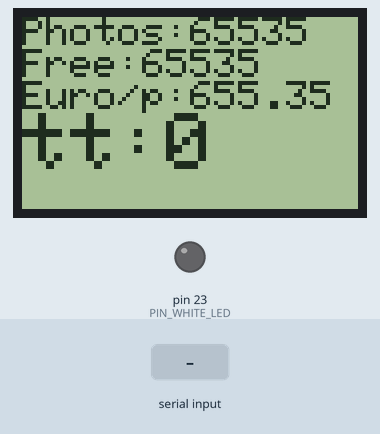
A sketch run on a simulated Arduino Mega 2560, built with avr-gcc and run on an emulated ATmega2560. Shown: 84×48 one-colour display, output pins drawn as LEDs (lit = HIGH). Inputs (shaded band) come from the test bench.

Above: at 1.2 s.
1.3 s: byte 78 (NB_PHOTO) received over Serial
At 2.4 s:
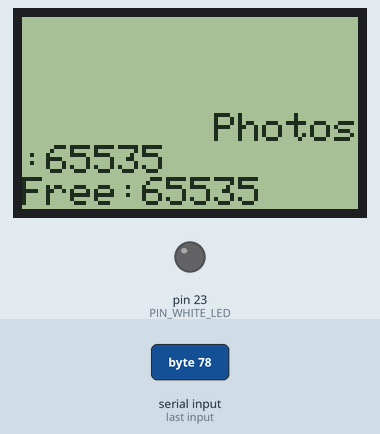
2.8 s: byte 82 (PHOTO_PRICE) received over Serial
At 3.4 s:
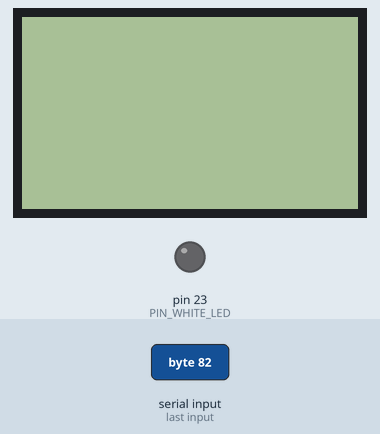
Timing chart, 0 to 5.8 s (numbered marks = the images above; inputs shaded):
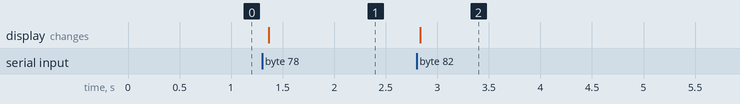

The sketch:

phototwixQT.ino
```cpp
#include <SPI.h>
#include <Adafruit_GFX.h>
#include <Adafruit_PCD8544.h>
#include <EEPROM.h>


#define PHOTO_BUTTON_PUSHED   'p'
#define PHOTO_BUTTON_RELEASE  'q'

#define PRINT_BUTTON_PUSHED   'r'
#define PRINT_BUTTON_RELEASE  's'

#define LED_ON                'O'
#define LED_OFF               'F'
#define LED_INTENSITY         'l' //folow by a chat representing the value

#define NB_PHOTO              'N'
#define PHOTO_PRICE           'R'
#define PHOTO_FREE            'G'

#define PIN_PHOTO_BUTTON  0
#define PIN_PRINT_BUTTON 1
#define PIN_WHITE_LED 23

#define NUMFLAKES 10
#define XPOS 0
#define YPOS 1
#define DELTAY 2

//EPPROM 0 : photo_price 1
//EPPROM 1 : photo_price 2
//EPPROM 2 : free_photos 1
//EPPROM 3 : free_photos 2
//EPPROM 4 : nb_photos 1
//EPPROM 5 : nb_photos 2

int previous_photo_status = HIGH;
int previous_print_status = HIGH;

String  inputString = "";
bool    stringComplete = false;
char    brightness = 255;
bool    ledOn = false;

float   photo_price;
unsigned int free_photos;
unsigned int nb_photos;

Adafruit_PCD8544 display = Adafruit_PCD8544(3, 4, 5);

void updateScreen() {
    unsigned int tmp = 0;
    tmp += EEPROM.read(0);
    tmp = tmp << 8;
    tmp += EEPROM.read(1);
    photo_price = tmp / 100.0;

    tmp = 0;
    tmp += EEPROM.read(2);
    tmp = tmp << 8;
    tmp += EEPROM.read(3);
    free_photos = tmp;

    tmp = 0;
    tmp += EEPROM.read(4);
    tmp = tmp << 8;
    tmp += EEPROM.read(5);
    nb_photos = tmp;


    display.clearDisplay();
    display.setTextSize(1);
    display.print("Photos:");
    display.println(nb_photos);

    display.setTextSize(1);
    display.print("Free:");
    display.println(free_photos);
    display.print("Euro/p:");
    display.println(photo_price);

    display.setTextSize(2);
    display.print("tt:");
    int res = nb_photos > free_photos ? ((nb_photos - free_photos) * photo_price) : 0;
    display.print(res);
    display.display();
}

int byteToInt() {
  unsigned int result = 0;

  if (Serial.available()) {
    byte incomingByte = Serial.read();
    while ((incomingByte != -1) && (incomingByte != '\n')) {
      result <<= 8;
      result += incomingByte;
      incomingByte = Serial.read();
    }
  }

  return result;
}

void setup() {
  Serial.begin(9600);
  pinMode(PIN_WHITE_LED, OUTPUT);
  pinMode(PIN_PHOTO_BUTTON, INPUT_PULLUP);
  pinMode(PIN_PRINT_BUTTON, INPUT_PULLUP);
  inputString.reserve(200);

  photo_price = 0.4;
  free_photos = 250;
  nb_photos = 350;

  display.begin();
  display.setContrast(50);
  updateScreen();
}

void writeToEEPROM(byte address, byte value) {
  if (EEPROM.read(address) != value) {
    EEPROM.write(address, value);
  }
}

void savePhotoPrice() {
  if (Serial.available()) {
    byte incomingByte = Serial.read();
    if (incomingByte != -1) {
      writeToEEPROM(0, incomingByte);
    }
    incomingByte = Serial.read();
    if (incomingByte != -1) {
      writeToEEPROM(1, incomingByte);
    }
  }
}

void saveFreePhoto() {
    byte incomingByte = Serial.read();
    if (incomingByte != -1) {
      writeToEEPROM(2, incomingByte);
    }
    incomingByte = Serial.read();
    if (incomingByte != -1) {
      writeToEEPROM(3, incomingByte);
    }
}

void saveNbPhoto() {
  byte incomingByte = Serial.read();
  if (incomingByte != -1) {
    writeToEEPROM(4, incomingByte);
  }
  incomingByte = Serial.read();
  if (incomingByte != -1) {
    writeToEEPROM(5, incomingByte);
  }
}

void loop() {
  //Write Data photo button
  if ((previous_photo_status == LOW) && (digitalRead(PIN_PHOTO_BUTTON) == HIGH)) {
    Serial.println(PHOTO_BUTTON_RELEASE);
    previous_photo_status = HIGH;
  }
  if ((previous_photo_status == HIGH) && (digitalRead(PIN_PHOTO_BUTTON) == LOW)) {
    Serial.println(PHOTO_BUTTON_PUSHED);
    previous_photo_status = LOW;
  }

  //Write Data print button
  if ((previous_print_status == LOW) && (digitalRead(PIN_PRINT_BUTTON) == HIGH)) {
    Serial.println(PRINT_BUTTON_RELEASE);
    previous_print_status = HIGH;
  }
  if ((previous_print_status == HIGH) && (digitalRead(PIN_PRINT_BUTTON) == LOW)) {
    Serial.println(PRINT_BUTTON_PUSHED);
    previous_print_status = LOW;
  }

  if (Serial.available()) {
      byte incomingByte = Serial.read();  // will not be -1

      if (incomingByte == LED_ON) {
        analogWrite(PIN_WHITE_LED, brightness);
        Serial.read();
        Serial.read();
        ledOn = true;
      }

      if (incomingByte == LED_OFF) {
        analogWrite(PIN_WHITE_LED, LOW);
        Serial.read();
        Serial.read();
        ledOn = false;
      }

      if (incomingByte == LED_INTENSITY) {
        incomingByte = Serial.read(); //Autre byte avec l'intensite
        brightness = incomingByte;
        if (ledOn) {
          analogWrite(PIN_WHITE_LED, brightness); //For test, to remove
        }
        Serial.read();
        Serial.read();
      }

      if (incomingByte == NB_PHOTO) {
        saveNbPhoto();
        Serial.read();
        Serial.read();
        updateScreen();
      }

      if (incomingByte == PHOTO_PRICE) {
        savePhotoPrice();
        Serial.read();
        Serial.read();
        updateScreen();
      }

      if (incomingByte == PHOTO_FREE) {
        saveFreePhoto();
        Serial.read();
        Serial.read();
        updateScreen();
      }
  }

  delay(50);
}
```

Measured:
- after the input at 1.3 s, the display: changes after 0.07 s (image 1)
- after the input at 2.8 s, the display: changes at once (image 2)
